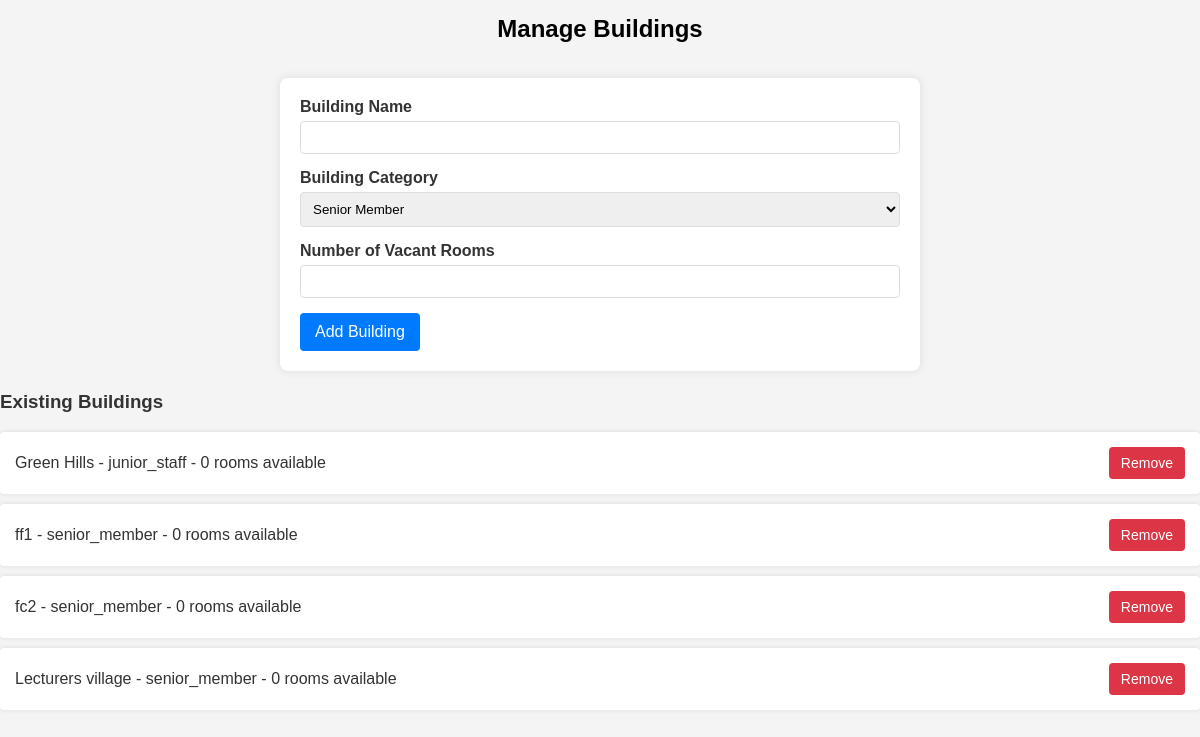
Screenshot of /manage-buildings/ with the database file from the repository.
### project/models.py (models this page shows, shortened)
class Building(models.Model):
    CATEGORY_CHOICES = [
        ('senior_member', 'Senior Member'),
        ('senior_staff', 'Senior Staff'),
        ('junior_staff', 'Junior Staff'),
    ]
    name = models.CharField(max_length=100)
    category = models.CharField(max_length=50, choices=CATEGORY_CHOICES)
    vacant_rooms = models.IntegerField()

### project/views.py (the view, shortened to what this page needs)
# urls.py: path('manage-buildings/', views.admin_manage_buildings, name='manage_buildings'),
def admin_manage_buildings(request):
    buildings = Building.objects.all()
    return render(request, 'admin_manage.html', {'buildings': buildings})

### templates/admin_manage.html (shortened to what this page needs)
<!DOCTYPE html>
<html lang="en">
<head>
</head>
<body>
    <h2>Manage Buildings</h2>
    <form action="{% url 'manage_buildings' %}" method="POST">
        <div>
            <label for="name">Building Name</label>
            <input type="text" id="name" name="name" required>
        </div>
        <div>
            <label for="category">Building Category</label>
            <select id="category" name="category" required>
                <option value="senior_member">Senior Member</option>
            </select>
        </div>
        <div>
            <label for="vacant_rooms">Number of Vacant Rooms</label>
            <input type="number" id="vacant_rooms" name="vacant_rooms" required>
        </div>
        <button type="submit">Add Building</button>
    </form>
    <h3>Existing Buildings</h3>
    <ul>
        {% for building in buildings %}
            <li>
                {{ building.name }} - {{ building.category }} - {{ building.vacant_rooms }} rooms available
                <a href="#" onclick="event.preventDefault(); if(confirm('Are you sure you want to delete this building?')) document.getElementById('delete-form-{{ building.id }}').submit();">
                    <button type="button" class="remove-button">Remove</button>
                </a>
            </li>
        {% endfor %}
    </ul>
</body>
</html>

### templates/admin_manage.html (style rules this page uses)
body { font-family: Arial, sans-serif; margin: 0; padding: 0; background-color: #f4f4f4; color: #333; }
h2 { color: black; padding: 15px; text-align: center; margin: 0; }
form { background: #fff; padding: 20px; border-radius: 8px; box-shadow: 0 0 10px rgba(0, 0, 0, 0.1); max-width: 600px; margin: 20px; margin-left: auto; margin-right: auto; display: block; }
form div { margin-bottom: 15px; }
form label { display: block; margin-bottom: 5px; font-weight: bold; }
form input, form select { width: 100%; padding: 8px; border: 1px solid #ddd; border-radius: 4px; box-sizing: border-box; }
button { background-color: #007bff; color: #fff; border: none; padding: 10px 15px; border-radius: 4px; cursor: pointer; font-size: 16px; }
ul { list-style-type: none; padding: 0; margin: 0; }
li { background: #fff; padding: 15px; margin: 10px 0; border-radius: 4px; box-shadow: 0 0 5px rgba(0, 0, 0, 0.1); display: flex; justify-content: space-between; align-items: center; }
.remove-button { background-color: #dc3545; border: none; color: #fff; padding: 8px 12px; border-radius: 4px; cursor: pointer; font-size: 14px; }

### rows the page displays
Building: name "Green Hills", category "junior_staff", vacant_rooms "0"
Building: name "ff1", category "senior_member", vacant_rooms "0"
Building: name "fc2", category "senior_member", vacant_rooms "0"
Building: name "Lecturers village", category "senior_member", vacant_rooms "0"
